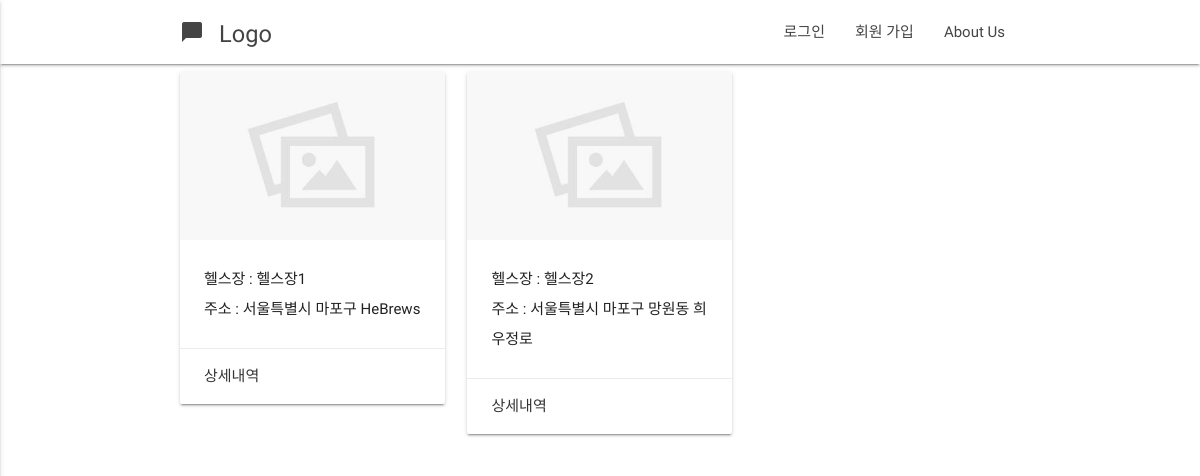
/healthclub/list/, run on an earlier commit of the app's database.
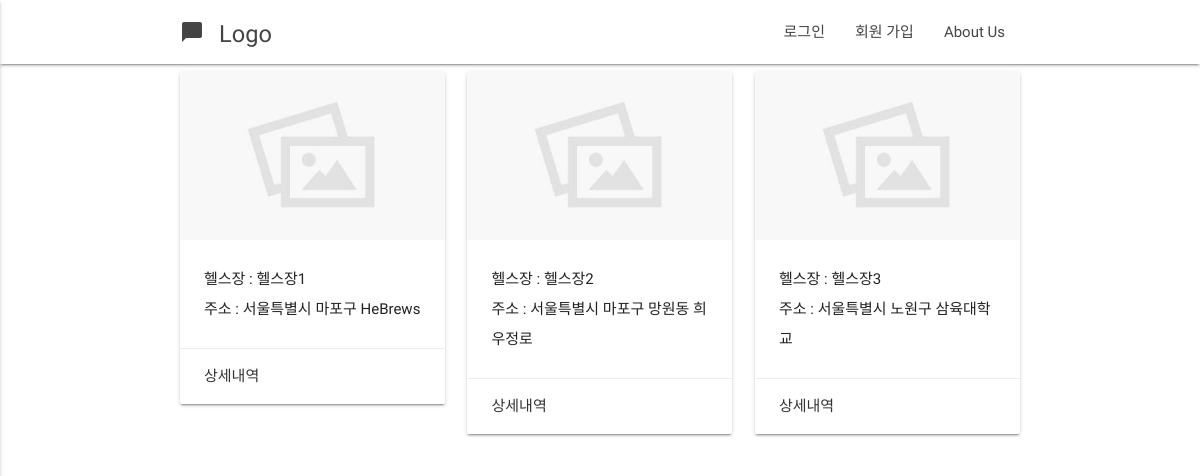
And on a later commit of the database.
### healthclub/models.py (models this page shows, shortened)
class HealthClub(models.Model):
    name      = models.CharField(max_length = 120)
    address   = models.CharField(max_length = 200)
    master    = models.ForeignKey(User)
    photo     = models.ImageField(blank=True)
    member    = models.IntegerField(default = 0)
    price1    = models.IntegerField(default = 0, blank = True)
    price2    = models.IntegerField(default = 0, blank = True)
    price3    = models.IntegerField(default = 0, blank = True)
    price6    = models.IntegerField(default = 0, blank = True)
    price12   = models.IntegerField(default = 0, blank = True)
    detail   = models.CharField(max_length = 1000, blank = True)
    timestamp = models.DateTimeField(auto_now=True)
    updated = models.DateTimeField(auto_now_add=True)

### healthclub/views.py (the view)
class HealthClubListView(ListView):
    def get_queryset(self):
        return HealthClub.objects.all().order_by('updated')

### healthclub/templates/healthclub/healthclub_list.html (shortened to what this page needs)
{% extends "base.html"  %}
{% load staticfiles %}
{%block content%}
<div class="container">
    <div class="col s12 m4">
        <div class="row">
            {% for obj in object_list %}
            <div class="col s12 m4">
              <div class="card">
                <div class="card-image">
                  {% if obj.photo %}
                  <img src="{{obj.photo.url}}">
                  {%else%}
                  <img src="{% static 'images/default_image.jpg' %}">
                  {% endif %}
                    </div>
                    <div class="card-content">
                      <p>헬스장 : {{obj.name}}</p>
                      <p>주소 : {{obj.address}}</p>
                    </div>
                    <div class="card-action">
                  <a href="{% url 'healthclub:detail' pk=obj.id %}">상세내역</a>
                </div>
              </div>
            </div>
             {% endfor %}
        </div>
    </div>
</div>
{%endblock content%}

What changed in the data, as far as the page shows it:
added HealthClub: name "헬스장3", address "서울특별시 노원구 삼육대학교"
